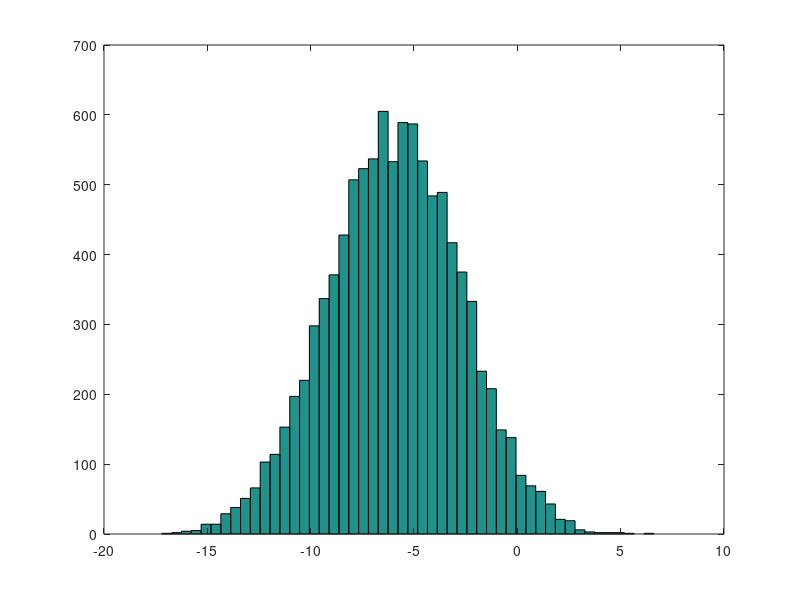

The MATLAB source for this figure: (Note: this script raises an error after producing the figure.)

% BASIC OPERATORS

% SUM 
a = 4 + 5;
a

% SUBSTRACTION
b = 6 - 9; 
b

% Multiplication 
c = 8 * 9;
c

% Division
d = 24 / 4;
d

% Esponential 
e = 4 ^ 4;
e

% Square 
e = sqrt(36);
e

% Logic operators 
% Equal 

d == c % equal 

d ~= c % not equal

e >= d % greater than 

d <= e % lower than 

5 && 5 % AND operator 

7 || 7 % or operator

z = 6 + 3
z; % The semicolon suppresses the print output 

% Strings 
a = ['hi']

a = pi;
a
% display function
disp(a)

% sprintf funtion to replace in the string a value 
disp(sprintf('2 decimals: %0.2f', a))

disp(sprintf('6 decimals: %0.6f', a))

% aditional functions 

a 

format long 
a 

format short 
a

% MATRIX 

A =[1 2 3; 4 5 6; 7 8 9]
% 3x3 matrix

A = [1 2 3;
    4 5 6;
    7 8 9]
% 3x3 matrix

% VECTORS 

v = [ 1 2 3]
% 1x3 vector

v = [1; 2; 3]
% 3x1 vector

% Create a vector automatically with steps 
v = 1:0.1:2

v = 1:6

% Other matrices 

ones(2,3) % matrix 2x3 of ones

2*ones(2,3) %matrix 2x3 of twos 

% vector of ones
ones(1,3)
ones(3,1)

% vector of zeros 
zeros(1,3)

% rand function, from 0 to 1 of uniform distribution

A = rand(3,3) % 3x3 matrix with uniform distribution

% randn random numbers with gaussian ditribution, mean 0 and stadart
% deviation 1

A = randn(3,3)

% powerfull operations 

w = - 6 + sqrt(10) * (randn(1,10000));

% Plot a histogram
hist(w, 50);


% Identity matrix 
A = eye(6,6)

% Help command 
help eye


% Size  command (of a matrix). It returns a matix 

size(A)


sz = size(A)

size(sz)

size(A, 1) % first dimension of A
size(A, 2) % second dimension of B

% Length command

v = [1 2 3 4]

length(v) % It returns de logest dimension

A = [1 2 3;
    4 5 6]

length(A)

length([1;2;3;4;5])

% Normally we apply the length command only to vectors 

% Get the path where we are actually working 

pwd

% Get the variables that matlab has in this moment storage

who

% With details 

whos

% Save files 
% Save in a binary format
save hello.mat w;
% Save ina ascii format 

save hello.txt v -ascii;

% To load some data

load hello.txt

% Indexing 

clear
whos

A = [1 2 3; 4 5 6; 7 8 9]

A_23 = A(2,3)

A_1 = A(1,:) % ":" means every element along that row/coolumn

A([1 3], :) % We select the first row and th thirth column [1 3], and we 
% select everything in that row ":"

% Reassaigment

A(:, 3) = [10; 11; 12]


% Append another coumn vector to the matrix 

A = [A, [100; 101; 102]] % Notice the difference in the argument
% separators and the numbers

% Put all tha values of the matrix in a nx1 vector
A(:)

% Concatenate matrices 

A 

B = [44 45 46 47; 
    66 67 68 69;
    77 88 89 90]

C = [A B] % concatenate left and right 

C = [A; B] % concatenate top and botton

